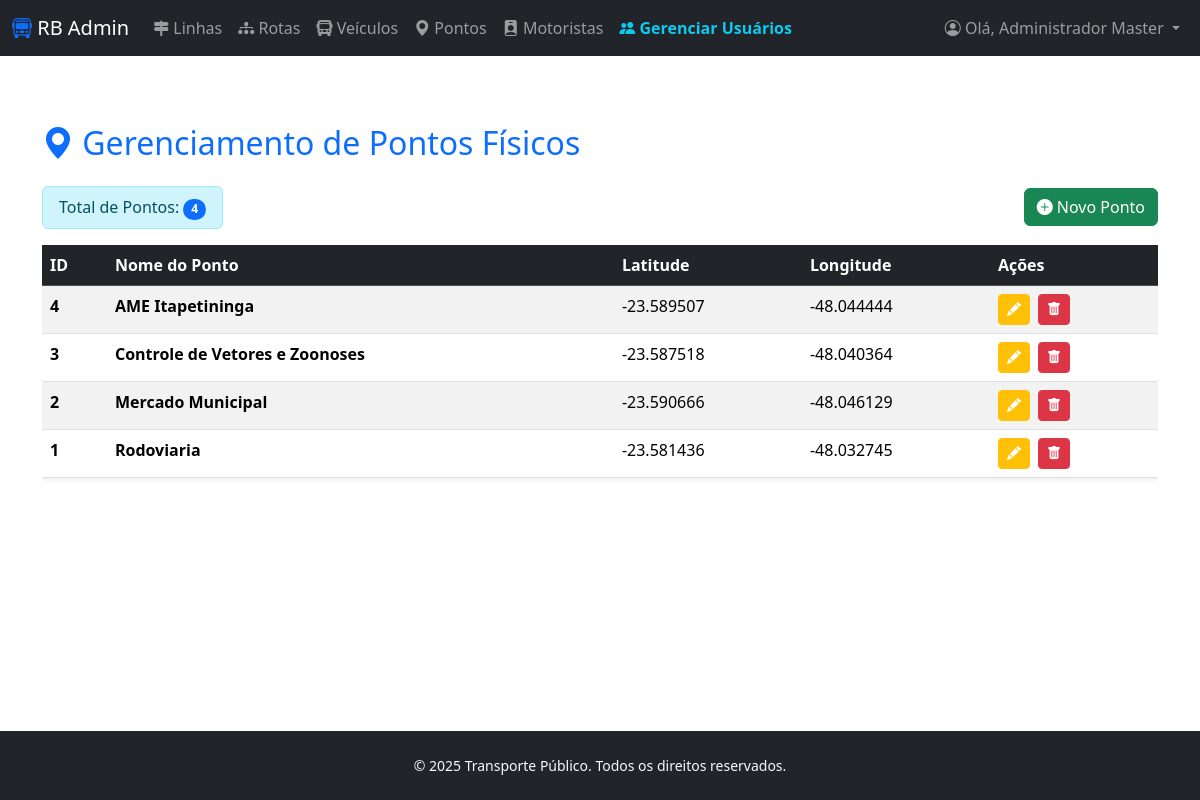
Screenshot of /admin/pontos_lista.php (signed in) with the database file from the repository.
### tables this page shows
CREATE TABLE tbpontos (
    id_ponto INT PRIMARY KEY AUTO_INCREMENT,
    nome VARCHAR(100) NOT NULL,
    latitude DECIMAL(10,6) NOT NULL,
    longitude DECIMAL(10,6) NOT NULL
);

### admin/pontos_lista.php (the view, shortened to what this page needs)
<?php
include("../connections/db_connect.php");
mysqli_select_db($conn, $database_conn);
$consulta = "SELECT id_ponto, nome, latitude, longitude FROM tbpontos ORDER BY nome ASC";
$lista    = $conn->query($consulta);
$totalRows = ($lista)->num_rows;
include '../admin/header.php';
?>
<body>
    <div class="container mt-5">
    <h2 class="text-primary mb-4">
        <i class="bi bi-geo-alt-fill"></i> Gerenciamento de Pontos Físicos
    </h2>
    <div class="d-flex justify-content-between align-items-center mb-3">
        <div class="alert alert-info py-2 m-0">
            Total de Pontos: <span class="badge bg-primary rounded-pill"><?php echo $totalRows; ?></span>
        </div>
        <a href="pontos_insere.php" class="btn btn-success">
            <i class="bi bi-plus-circle-fill"></i> Novo Ponto
        </a>
    </div>
    <?php if ($totalRows > 0): ?>
        <div class="table-responsive">
            <table class="table table-striped table-hover caption-top shadow-sm">
                <thead class="table-dark">
                    <tr>
                        <th>ID</th>
                        <th>Nome do Ponto</th>
                        <th>Latitude</th>
                        <th>Longitude</th>
                        <th>Ações</th>
                    </tr>
                </thead>
                <tbody>
                    <?php while($row = $lista->fetch_assoc()): ?>
                        <tr>
                            <th><?php echo $row['id_ponto']; ?></th>
                            <td><strong><?php echo $row['nome']; ?></strong></td>
                            <td><?php echo $row['latitude']; ?></td>
                            <td><?php echo $row['longitude']; ?></td>
                            <td>
                                <a href="pontos_atualiza.php?id=<?php echo $row['id_ponto']; ?>" class="btn btn-sm btn-warning text-white me-1" title="Editar">
                                    <i class="bi bi-pencil-fill"></i>
                                </a>
                                <button class="btn btn-sm btn-danger delete-btn"
                                        data-id="<?php echo $row['id_ponto'];?>"
                                        data-nome="<?php echo $row['nome'];?>"
                                        data-bs-toggle="modal"
                                        data-bs-target="#confirmDeleteModal"
                                        title="Excluir">
                                    <i class="bi bi-trash-fill"></i>
                                </button>
                            </td>
                        </tr>
                    <?php endwhile; ?>
                </tbody>
            </table>
        </div>
    <?php else: ?>
        <div class="alert alert-warning">
            <i class="bi bi-exclamation-triangle-fill"></i> Nenhum ponto cadastrado.
        </div>
    <?php endif; ?>
</div>
<?php include '../admin/footer.php'; ?>
</body>

### css/meu_estilo.css (style rules this page uses)
:root { --cor-primaria: #1e3c72; --cor-fundo: #f4f7f6; }
body { background-color: #f4f7f6; font-family: 'Segoe UI', Tahoma, Geneva, Verdana, sans-serif; }

### admin/pontos_lista.php (style rules this page uses)
body { display: flex; flex-direction: column; min-height: 100vh; margin: 0; font-family: 'Segoe UI', sans-serif; }

### rows the page displays
tbpontos: id_ponto "4", nome "AME Itapetininga", latitude "-23.589507", longitude "-48.044444"
tbpontos: id_ponto "3", nome "Controle de Vetores e Zoonoses", latitude "-23.587518", longitude "-48.040364"
tbpontos: id_ponto "2", nome "Mercado Municipal", latitude "-23.590666", longitude "-48.046129"
tbpontos: id_ponto "1", nome "Rodoviaria", latitude "-23.581436", longitude "-48.032745"

### other values shown
$_SESSION['nome_usuario'] "Administrador Master"
$totalRows "4"
